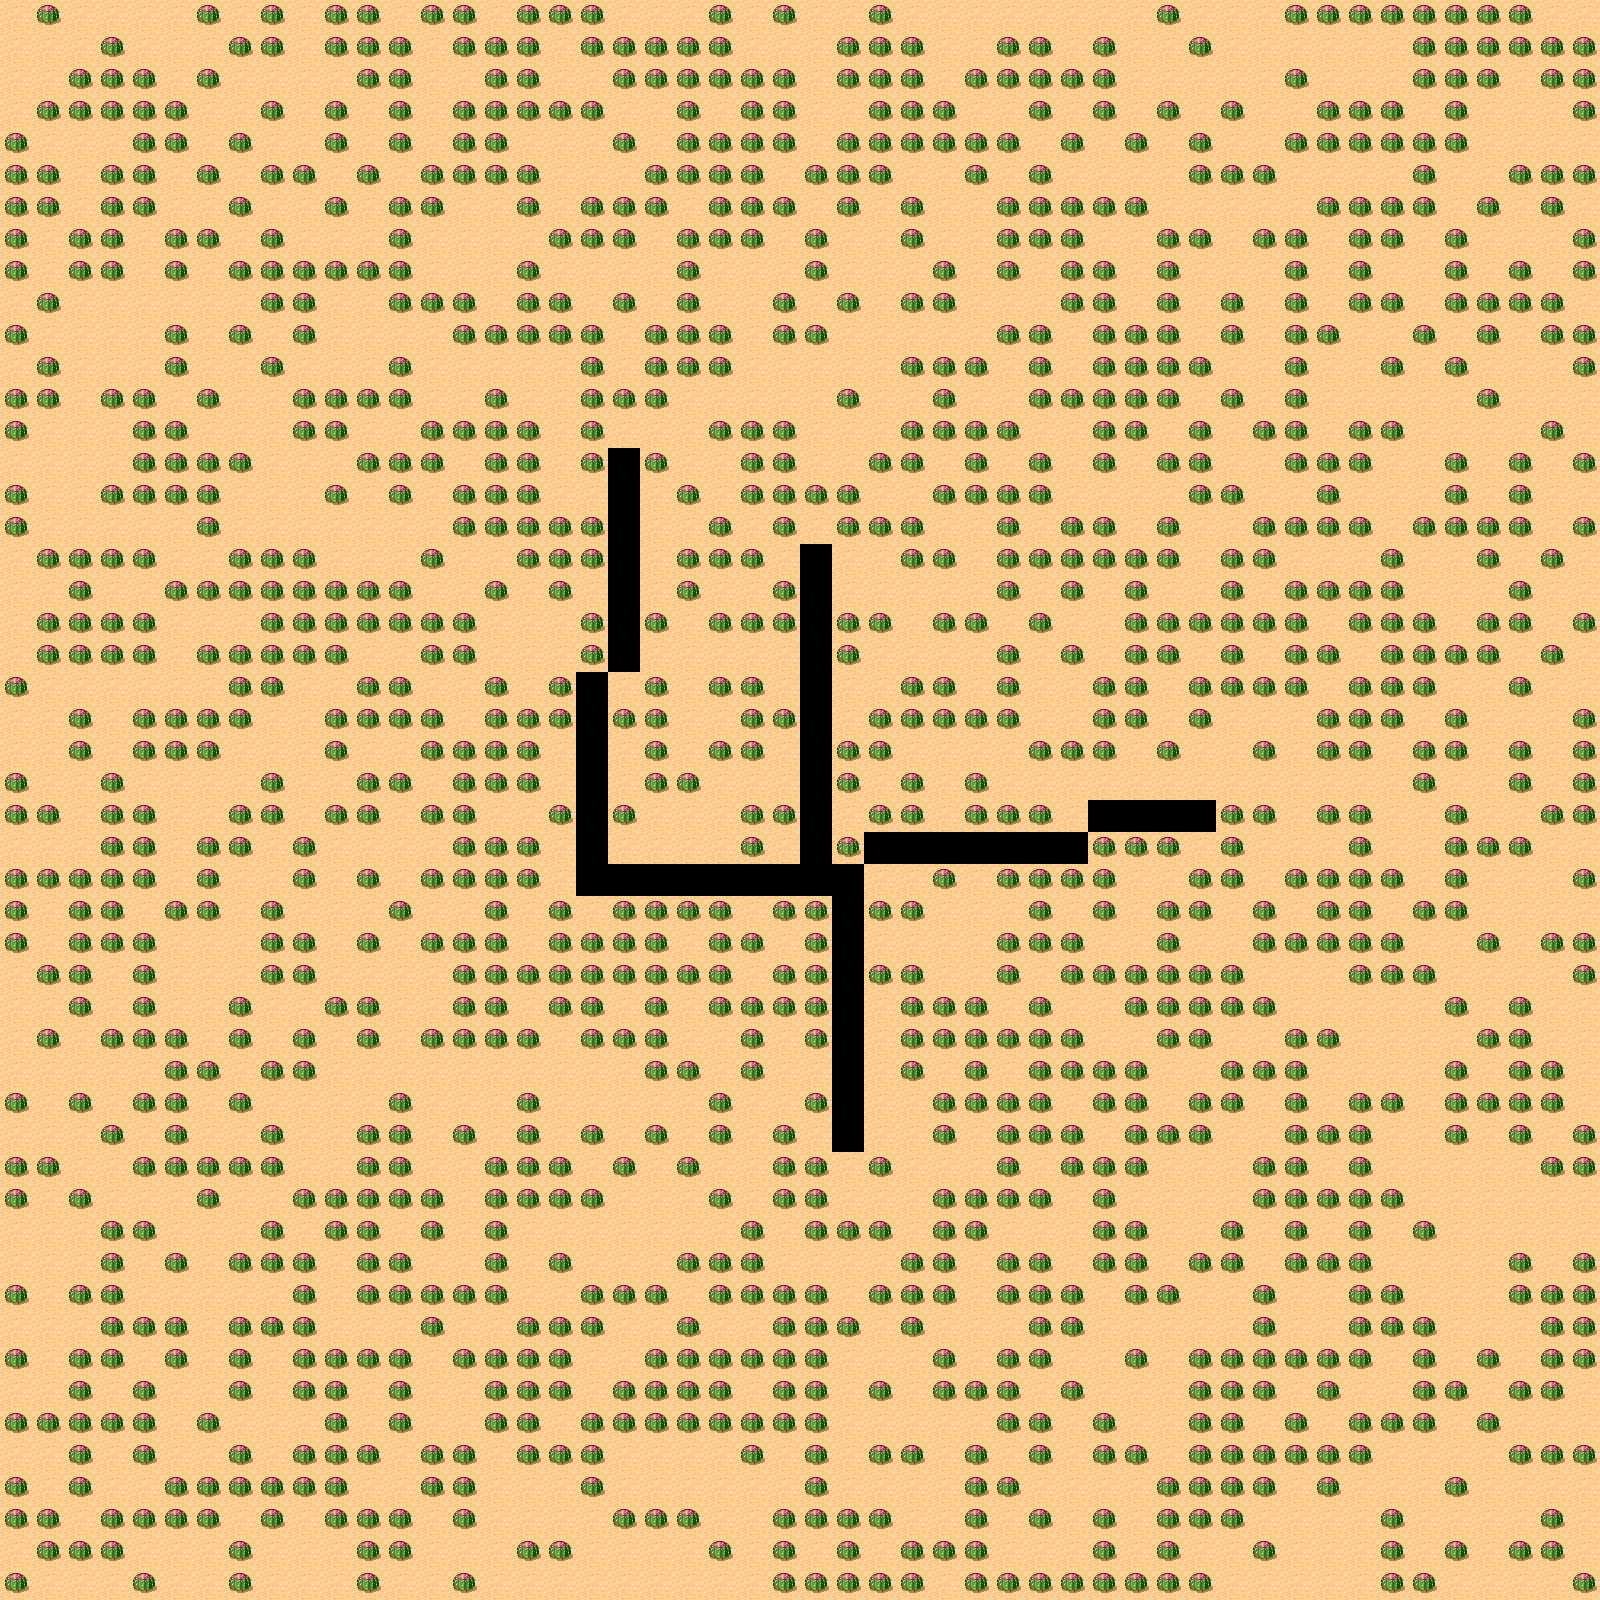

This game map was drawn from its Tiled (.tmx) file and the tilesets committed beside it. A one-line description and the trimmed map source follow:
An orthogonal 50x50 tile map with 32x32 px tiles, 1 tile layer (Tile Layer 1).

<map version="1.2" tiledversion="1.2.4" orientation="orthogonal" renderorder="right-down" width="50" height="50" tilewidth="32" tileheight="32" infinite="0" nextlayerid="2" nextobjectid="1">
 <tileset firstgid="1" name="tmw_desert_spacing" tilewidth="32" tileheight="32" spacing="1" margin="1" tilecount="48" columns="8">
  <image source="tmw_desert_spacing.png" width="265" height="199" />
 </tileset>
 <layer id="1" name="Tile Layer 1" width="50" height="50">
  <data>[2500 cells, 2449 non-empty, 2 distinct tile ids]</data>
 </layer>
</map>
